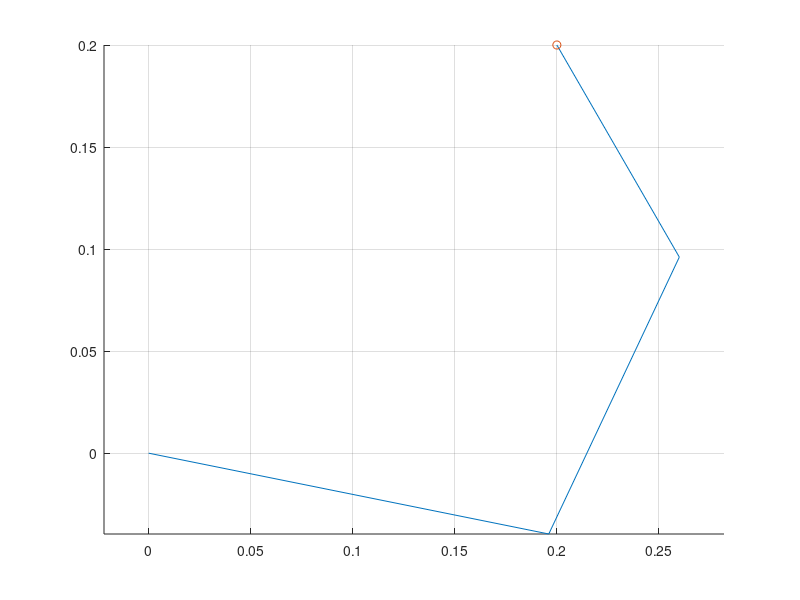

This figure's MATLAB source:
%% Planar 3R robotinverse kinematics HW03

a1=0.2;
a2=0.15;
a3=0.12;
d1=0.1;
d2=0.1;
d3=0.1;

%% inverse kinematics

%desired end point location and orientation
xed=0.2;
yed=0.2;
thetaed=120/360*2*pi;

%determine O3 location for inverse kinematics
x3posd=xed-a3*cos(thetaed);
y3posd=yed-a3*sin(thetaed);

p13=sqrt(x3posd^2+y3posd^2);

C2inv=(p13^2-a1^2-a2^2)/2/a1/a2;

C2=C2inv;

theta2invp=atan2(sqrt(1-((p13^2-a1^2-a2^2)/(2*a1*a2))^2),(p13^2-a1^2-a2^2)/(2*a1*a2));
theta2invm=-atan2(sqrt(1-((p13^2-a1^2-a2^2)/(2*a1*a2))^2),(p13^2-a1^2-a2^2)/(2*a1*a2));

theta2inv=theta2invp;% choose one
S2=sin(theta2inv);

tmp=inv([a1+a2*C2 -a2*S2;a2*S2 a1+a2*C2])*[x3posd;y3posd];

theta1inv=atan2(tmp(2),tmp(1))

theta3inv=thetaed-theta1inv-theta2inv

%% plot inverse kinematics solution
theta1=theta1inv
theta2=theta2inv
theta3=theta3inv

S1=sin(theta1);
S12=sin(theta1+theta2);
S2=sin(theta2);
S123=sin(theta1+theta2+theta3);
S23=sin(theta2+theta3);
S3=sin(theta3);
C1=cos(theta1);
C2=cos(theta2);
C3=cos(theta3);
C12=cos(theta1+theta2);
C23=cos(theta2+theta3);
C123=cos(theta1+theta2+theta3);

%from manipulator geometries
x4pos=a1*C1+a2*C12+a3*C123
y4pos=a1*S1+a2*S12+a3*S123

x3pos=a1*C1+a2*C12;
y3pos=a1*S1+a2*S12;

figure(2)
hold on
plot([0 a1*C1 a1*C1+a2*C12 a1*C1+a2*C12+a3*C123 x4pos],[0 a1*S1 a1*S1+S12*a2 a1*S1+S12*a2+a3*S123 y4pos])
plot(x4pos,y4pos,'o');
axis equal
grid

%Homogeneous transformation
T01=[C1 -S1 0 0;S1 C1 0 0;0 0 1 d1; 0 0 0 1];
T12=[C2 -S2 0 a1;S2 C2 0 0;0 0 1 d2; 0 0 0 1];
T23=[C3 -S3 0 a2;S3 C3 0 0;0 0 1 d3; 0 0 0 1];
T34=[1 0 0 a3;0 1 0 0;0 0 1 0; 0 0 0 1];

T04=T01*T12*T23*T34